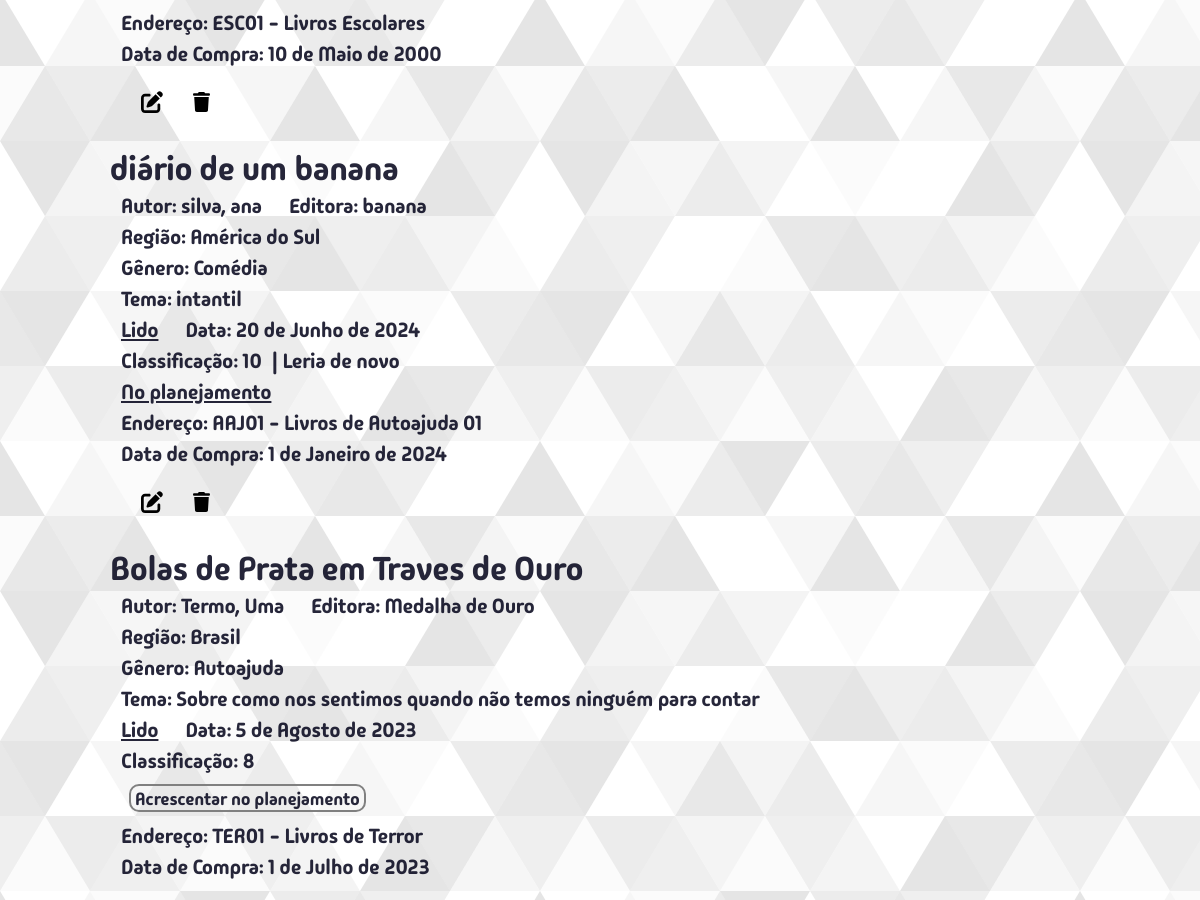
Page /meuslivros/lidos/ (middle part) on the earlier database version.
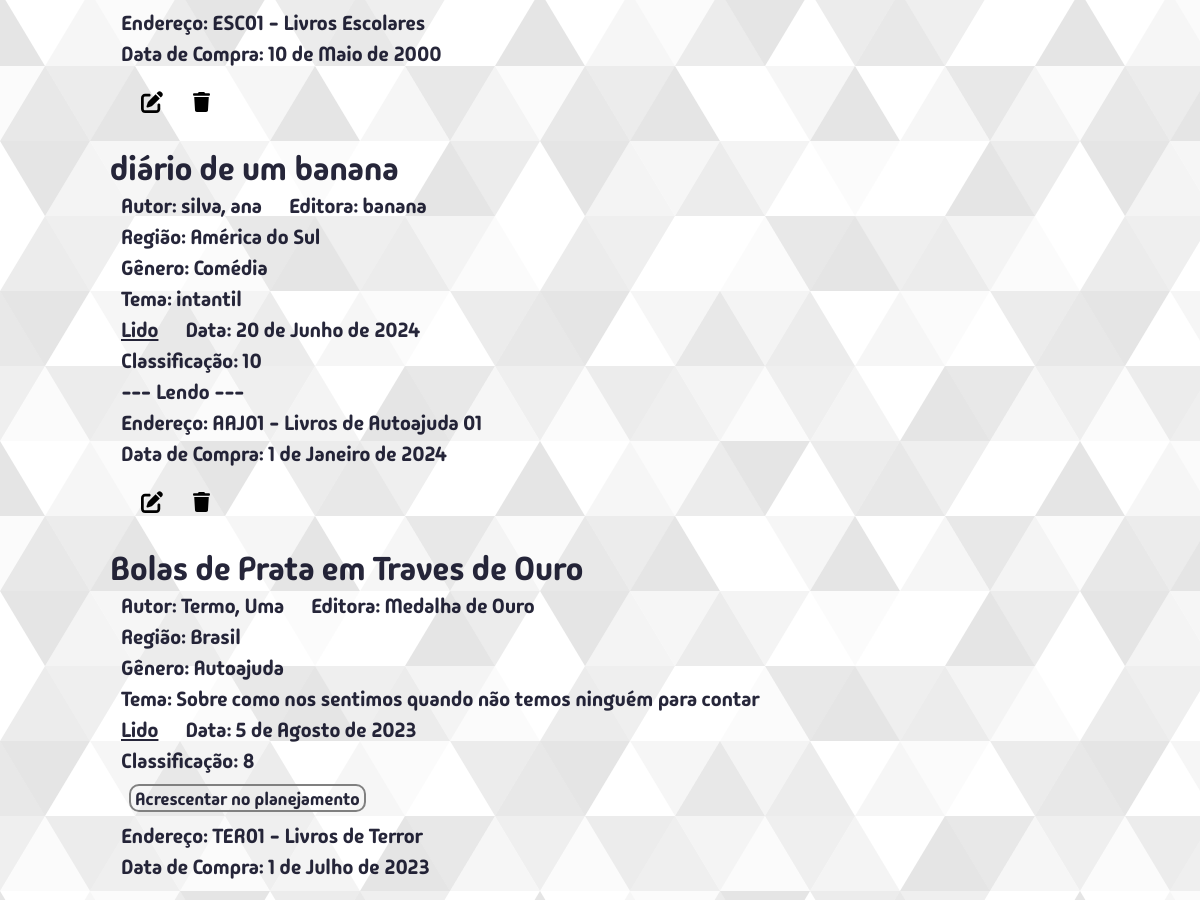
Same page on the later database version.
### bibm/models.py (models this page shows, shortened)
class Livro(models.Model):
    titulo = models.CharField(max_length=300, unique=True)
    editora = models.CharField(max_length=300, blank=True, null=True)
    autor = models.ForeignKey(Autor, on_delete=models.SET_DEFAULT, default=1)
    genero = models.ForeignKey(Genero, on_delete=models.SET_DEFAULT, default=1)
    tema = models.CharField(max_length=600, blank=True, null=True)
    lendo = models.BooleanField(default=False)
    lido = models.BooleanField(default=False)
    data_leitura = models.DateField(blank=True, null=True)
    leria_de_novo = models.BooleanField(default=False)
    notas = [(1,"1"),(2,"2"),(3,"3"),(4,"4"),(5,"5"),(6,"6"),(7,"7"),(8,"8"),(9,"9"),(10,"10")]
    classificacao = models.IntegerField(choices=notas, blank=True, null=True)
    endereco = models.ForeignKey(Endereco, on_delete=models.SET_NULL, blank=True, null=True)
    data_compra = models.DateField(null=True)
    regiao = models.ForeignKey(Regiao, on_delete=models.SET_DEFAULT, default=2)
    comentario = models.TextField(blank=True, null=True)
    planejamento = models.PositiveIntegerField(unique=True, blank=True, null=True)

class Autor(models.Model):
    prim_nome = models.CharField(max_length=65)
    ult_nome = models.CharField(max_length=65)
    nacionalidade = models.CharField(max_length=65, blank=True, null=True, default="")
    regiao = models.ForeignKey(Regiao, on_delete=models.SET_DEFAULT, default=2)
    comentario = models.TextField(blank=True, null=True)
    class Meta:
        verbose_name_plural = "autores"

class Regiao(models.Model):
    regiao = models.CharField(max_length=65, unique=True, verbose_name="região")
    comentario = models.TextField(blank=True, null=True)
    class Meta:
        verbose_name_plural = "regiões"
    def __str__(self):
        return str(self.regiao)

class Genero(models.Model):
    genero = models.CharField(max_length=65, unique=True)
    comentario = models.TextField(blank=True, null=True)
    class Meta:
        verbose_name = "gênero"

class Endereco(models.Model):
    codigo = models.CharField(max_length=5, validators=[validacao_endereco])
    descricao = models.CharField(max_length=300, blank=True, null=True)
    comentario = models.TextField(blank=True, null=True)
    class Meta:
        verbose_name = "Endereço"
    def __str__(self):
        if self.descricao is not None:
            return str(self.codigo) + " - " + str(self.descricao)
        else:
            return str(self.codigo)

### bibm/views/views_all.py (the view, shortened to what this page needs)
# urls.py: path("meuslivros/<filtro>/", views.meus_livros, name="meus_livros"),
def meus_livros(request, filtro):
    termo_busca = request.GET.get("q", "").strip()
    classe_btn = "btn-azul"
    ordem_alfabetica_lista = ["a","b","c","d","e","f","g","h","i","j","k","l","m","n","o","p",
                              "q","r","s","t","u","v","w","x","y","z","0-9..."]
    filtros = {
        "todos": "Todos",
        "naolidos": "Não lidos",
        "lidos": "Lidos",
        "lidoeleriadenovo": "Lido e Leria de novo"
    }
    if termo_busca == "":
        if filtro == "todos":
            meus_livros = Livro.objects.all().order_by("titulo")
        if filtro == "naolidos":
            meus_livros = Livro.objects.filter(lido=False)
        elif filtro == "lidos":
            meus_livros = Livro.objects.filter(lido=True)
        elif filtro == "lidoeleriadenovo":
            meus_livros = Livro.objects.filter(lido=True, leria_de_novo=True)
        elif filtro == "0-9...":
            meus_livros = Livro.objects.filter(titulo__regex=r"^[^A-Za-zÀ-ÿ]")
    context = {
        "meus_livros": meus_livros,
        "caller": "meus_livros",
        "filtro": filtro,
        "filtros": filtros,
        "classe_btn": classe_btn,
        "ordem_alfabetica_lista": ordem_alfabetica_lista,
    }
    return render(request, "bibm/pages/meusLivros.html", context)

### bibm/templates/bibm/pages/meusLivros.html (shortened to what this page needs)
{% extends 'bibm/estru.html' %}
{% load static %}
{% block content %}
  <div class="meus-livros-box">
    {% for livro in meus_livros %}
      {% include "bibm/partials/livroDetalheForm.html" %}
    {% empty %}
      Nenhum livro
    {% endfor %}
  </div>
{% endblock %}

### bibm/templates/bibm/partials/livroDetalheForm.html (shortened to what this page needs)
{% load static %}
<div class="livro-box">
  <span class="meus-livros-titulo">{{ livro.titulo }}</span>
  <div class="meus-livros-abaixo-titulo-box">
    <div class="autor-editora linha-livro-info">
      {% if livro.autor.prim_nome == 'Autor Desconhecido' %}
        <span class="meus-livros-autor">Autor Desconhecido</span>
      {% else %}
        <span class="meus-livros-autor">Autor: {{ livro.autor.ult_nome }}, {{ livro.autor.prim_nome }}</span>
      {% endif %}
      <span class="meus-livros-editora">Editora: {{ livro.editora }}</span>
    </div>
    <span class="linha-livro-info">Região: {{livro.regiao}}</span>
    <span class="meus-livros-genero linha-livro-info">Gênero: {{ livro.genero.genero }}</span>
    {% if livro.tema %}
      <span class="meus-livros-tema linha-livro-info">Tema: {{ livro.tema }}</span>
    {% endif %}
    {% if livro.lido %}
      <div class="livro-lido-linha linha-livro-info">
        <span class="meus-livros-lido"><u>Lido</u></span>
        <span class="meus-livros-data-leitura">Data: {{ livro.data_leitura }}</span>
      </div>
      <div class="flex-flow-row linha-livro-info">
        {% if livro.classificacao %}
        <div class="livro-classificacao">
          Classificação: {{ livro.classificacao }}
        </div>
        {% endif %}
        {% if livro.leria_de_novo %}
          <span class="meus-livros-leria-de-novo">| Leria de novo</span>
        {% endif %}
      </div>
    {% endif %}
    {% if livro.planejamento is None and not livro.lendo %}
    <div>
      {% if caller == "meus_livros" %}
        <form action="{% url 'bibm:acrescentar_no_planejamento_meus_livros' %}" method="post">
      {% else %}
        <form action="{% url 'bibm:acrescentar_no_planejamento'%}" method="post">
      {% endif %}
        <button type="submit" class="btn-medio {{classe_btn}}">Acrescentar no planejamento</button>
      </form>
    </div>
    {% elif livro.planejamento is not None and not livro.lendo %}
    <span class="ja-no-planejamento linha-livro-info">
      <u>No planejamento</u>
    </span>
    {% else %}
    <span class="ja-no-planejamento linha-livro-info">
      --- Lendo ---
    </span>
    {% endif %}
    {% if livro.endereco %}
      <span class="linha-livro-info">Endereço: {{livro.endereco}}</span>
    {% endif %}
    <span  class="linha-livro-info">Data de Compra: {{livro.data_compra}}</span>
    <div class="flex-flow-row espaco-top-2rem">
      <a class="btn-editar" method="GET" href="{% url 'bibm:editar_um_livro' livro.id %}">
        <img
          src="{% static 'bibm/img/pen-to-square-solid.svg' %}"
          alt="Editar este livro"
          title="Editar este livro"
        >
      </a>
      <form method="POST" action="{% url 'bibm:deletar_um_livro' %}"
        onclick="return confirm('Você confirma a exclusão deste livro?')">
        <button type="submit">
          <img
          src="{% static 'bibm/img/trash-solid.svg' %}"
          alt="Deletar este livro"
          title="Deletar este livro"
          class="btn-excluir"
          >
        </button>
      </form>
    </div>
  </div>
</div>

Differences in the rows shown:
changed Livro "diário de um banana": planejamento "No planejamento" → "--- Lendo ---"; no longer shows "| Leria de novo"
